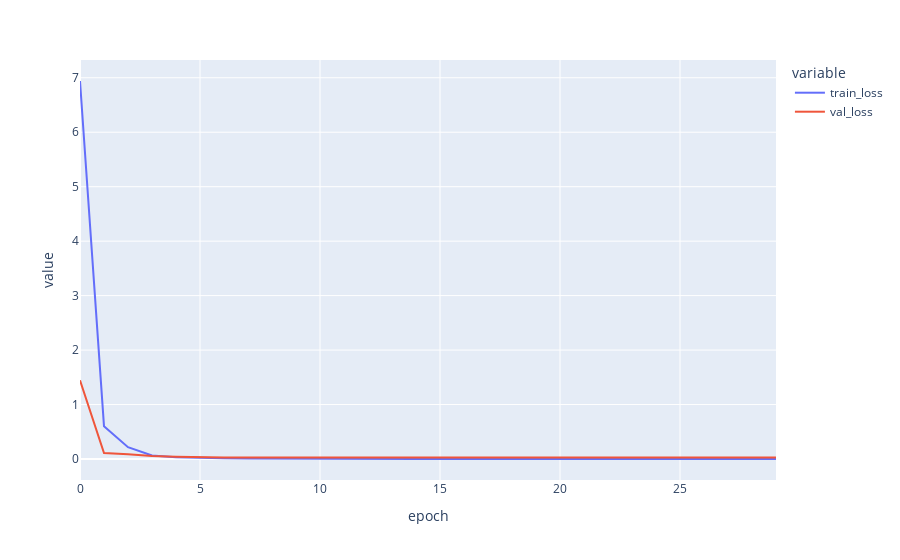

Source (notebook cell):
### Code cell
plot_df ={'epoch': np.arange(epoch),
          'train_loss': loss,
          'val_loss': val_loss,}

fig = px.line(plot_df, x='epoch', y=['train_loss', 'val_loss'])
fig.show()

### Figure 1 — Plotly figure (JSON) as saved in the notebook; plotly's stock layout.template omitted (floating-point values rounded to 4 significant figures)
{"data": [{"hovertemplate": "variable=train_loss<br>epoch=%{x}<br>value=%{y}<extra></extra>", "legendgroup": "train_loss", "line": {"color": "#636efa", "dash": "solid"}, "marker": {"symbol": "circle"}, "mode": "lines", "name": "train_loss", "orientation": "v", "showlegend": true, "type": "scatter", "x": [0, 1, 2, 3, 4, 5, 6, 7, 8, 9, 10, 11, 12, 13, 14, 15, 16, 17, 18, 19, 20, 21, 22, 23, 24, 25, 26, 27, 28, 29], "xaxis": "x", "y": [6.941, 0.6029, 0.2171, 0.06457, 0.0322, 0.01904, 0.01407, 0.01027, 0.007192, 0.004858, 0.003222, 0.002203, 0.001632, 0.001285, 0.00106, 0.0009066, 0.000783, 0.0006856, 0.0006082, 0.0005406, 0.0004938, 0.0004473, 0.0004046, 0.000369, 0.0003406, 0.0003134, 0.0002895, 0.0002705, 0.0002509, 0.0002373], "yaxis": "y"}, {"hovertemplate": "variable=val_loss<br>epoch=%{x}<br>value=%{y}<extra></extra>", "legendgroup": "val_loss", "line": {"color": "#EF553B", "dash": "solid"}, "marker": {"symbol": "circle"}, "mode": "lines", "name": "val_loss", "orientation": "v", "showlegend": true, "type": "scatter", "x": [0, 1, 2, 3, 4, 5, 6, 7, 8, 9, 10, 11, 12, 13, 14, 15, 16, 17, 18, 19, 20, 21, 22, 23, 24, 25, 26, 27, 28, 29], "xaxis": "x", "y": [1.444, 0.1108, 0.08928, 0.05549, 0.04282, 0.0315, 0.02929, 0.028, 0.02755, 0.02846, 0.02796, 0.02855, 0.0294, 0.02936, 0.02868, 0.02903, 0.02902, 0.03027, 0.02996, 0.02967, 0.03094, 0.02985, 0.03053, 0.03001, 0.03023, 0.02966, 0.02956, 0.02928, 0.03009, 0.02973], "yaxis": "y"}], "layout": {"legend": {"title": {"text": "variable"}, "tracegroupgap": 0}, "margin": {"t": 60}, "xaxis": {"anchor": "y", "domain": [0, 1], "title": {"text": "epoch"}}, "yaxis": {"anchor": "x", "domain": [0, 1], "title": {"text": "value"}}}}
